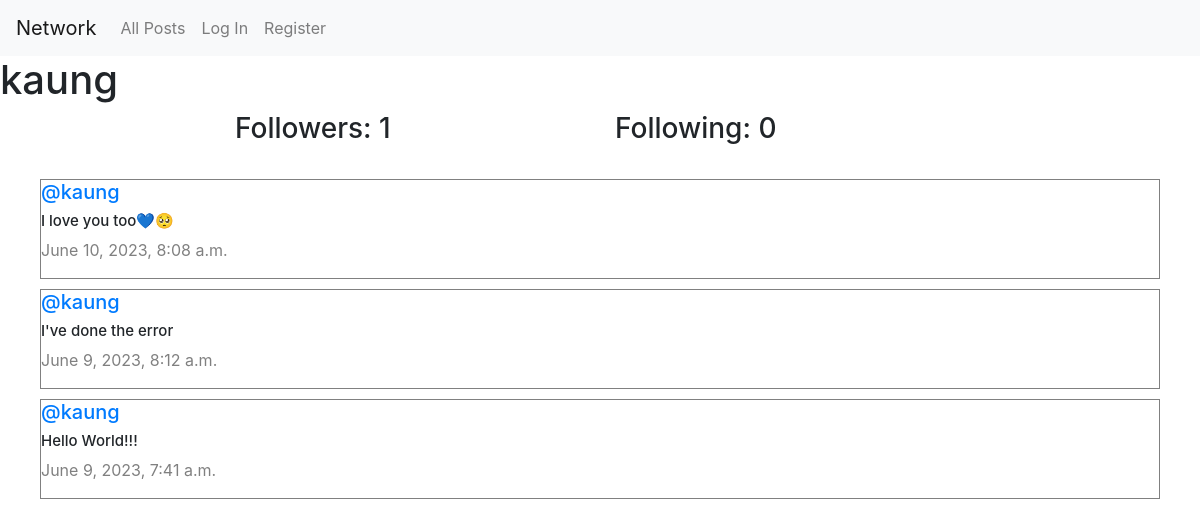
The app's page /profile/1 with its own data.
### network/models.py (models this page shows, shortened)
class User(AbstractUser):
    pass

class Post(models.Model):
    content = models.CharField(max_length=140)
    user = models.ForeignKey(User, on_delete=models.CASCADE, related_name="author")
    date = models.DateTimeField(auto_now_add=True)

### network/views.py (the view)
# urls.py: path("profile/<int:user_id>", views.profile, name="profile"),
def profile(request, user_id):
    user = User.objects.get(pk=user_id);
    allPosts = Post.objects.filter(user=user).order_by("id").reverse()
    following = Follow.objects.filter(user=user)
    followers = Follow.objects.filter(user_follower=user)
    try:
        checkFollow = followers.filter(user=User.objects.get(pk=request.user.id))
        if len(checkFollow) != 0:
            isFollowing = True
        else:
            isFollowing = False
    except:
        isFollowing = False
    paginator = Paginator(allPosts, 10);
    page_number = request.GET.get('page');
    posts_of_the_page = paginator.get_page(page_number)
    return render(request, "network/profile.html", {
        "allPosts": allPosts,
        "posts_of_the_page": posts_of_the_page,
        "username": user.username,
        "following": following,
        "followers": followers,
        "isFollowing": isFollowing,
        "user_profile": user
    })

### network/templates/network/profile.html (shortened to what this page needs)
{% extends "network/layout.html" %}
{% block body %}
    <h1>{{ username }}</h1>
    <div class="container">
        <div class="row d-flex justify-content-center">
            <h3 class="col-4">Followers: {{ followers.count }}</h3>
            <h3 class="col-4">Following: {{ following.count }}</h3>
        </div>
    </div>
    <div class="all-posts">
        {% for post in posts_of_the_page %}
            <div class="row post">
                <h5 class="username"><a href="{% url 'profile' user_id=post.user.id %}">@{{ post.user }}</a></h5>
                <h6 class="content">{{ post.content }}</h6>
                <p class="date">{{ post.date }}</p>
            </div>
        {% endfor %}
    </div>
{% endblock %}

### network/static/network/style.css (style rules this page uses)
.all-posts { display: flex; justify-content: flex-start; flex-direction: column; margin: 20px; }
.post { border: 0.1px solid gray; display: flex; flex-direction: column; justify-content: center; box-sizing: border-box; margin: 5px 20px; }
.content { font-size: 15px; }
.username { font-size: 20px; }
.date { color: gray; font: 15px; }

### records on screen
User: username "kaung"
Post: user "kaung", content "I love you too💙🥺", date "June 10, 2023, 8:08 a.m."
Post: user "kaung", content "I've done the error", date "June 9, 2023, 8:12 a.m."
Post: user "kaung", content "Hello World!!!", date "June 9, 2023, 7:41 a.m."

### other values on screen
{{ followers.count }} "1"
{{ following.count }} "0"
